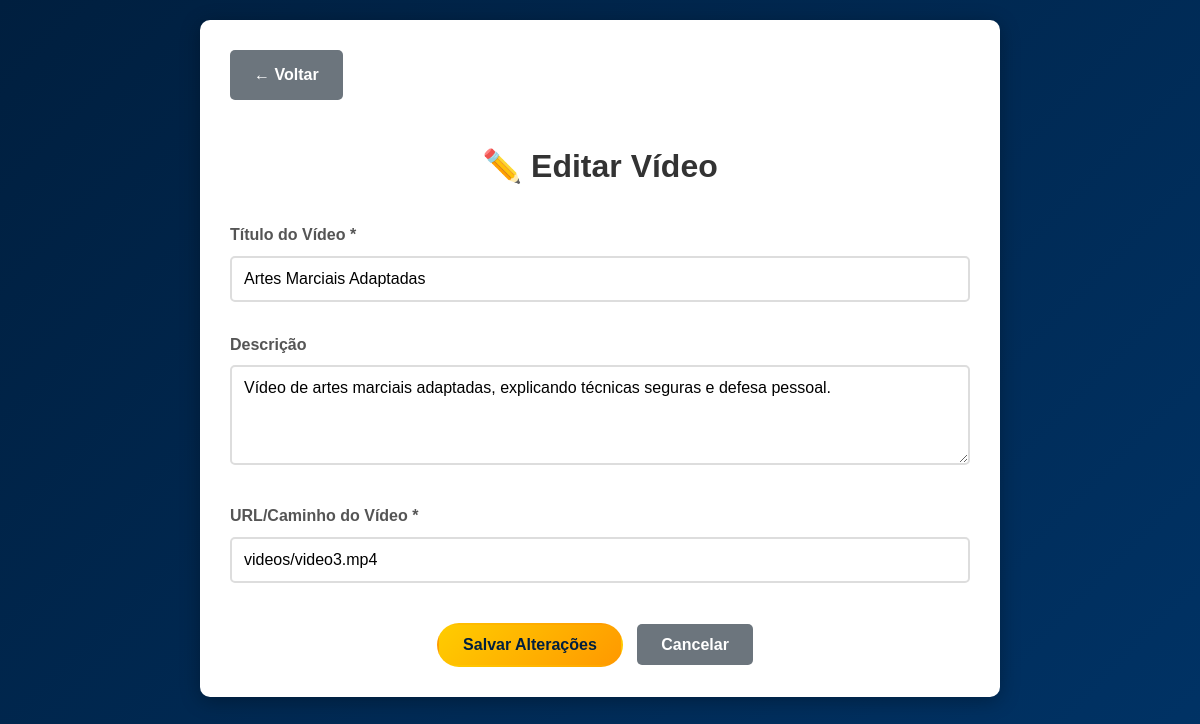
/editar_video.php?id=3 (signed in), run on the app's committed database.
### tables this page shows
CREATE TABLE IF NOT EXISTS videos (
  id INT AUTO_INCREMENT PRIMARY KEY,
  titulo VARCHAR(255) NOT NULL,
  descricao TEXT DEFAULT NULL,
  src VARCHAR(255) NOT NULL,
  created_at TIMESTAMP DEFAULT CURRENT_TIMESTAMP
);

### editar_video.php (the view, shortened to what this page needs)
<?php
$conn = getDbConnection();
$id = isset($_GET['id']) ? intval($_GET['id']) : 0;
$stmt = $conn->prepare("SELECT id, titulo, descricao, src FROM videos WHERE id = ?");
$stmt->bind_param("i", $id);
$stmt->execute();
$result = $stmt->get_result();
$video = $result->fetch_assoc();
?>
<!DOCTYPE html>
<html lang="pt-BR">
<head>
    <link rel="stylesheet" href="style.css">
</head>
<body>
    <div class="container">
        <a href="admin_videos.php" class="back-btn">← Voltar</a>
        <h1>✏️ Editar Vídeo</h1>
        <form method="POST">
            <div class="form-group">
                <label for="titulo">Título do Vídeo *</label>
                <input type="text" id="titulo" name="titulo" value="<?php echo htmlspecialchars($video['titulo']); ?>" required>
            </div>
            <div class="form-group">
                <label for="descricao">Descrição</label>
                <textarea id="descricao" name="descricao" rows="4"><?php echo htmlspecialchars($video['descricao'] ?? ''); ?></textarea>
            </div>
            <div class="form-group">
                <label for="src">URL/Caminho do Vídeo *</label>
                <input type="text" id="src" name="src" value="<?php echo htmlspecialchars($video['src']); ?>" required>
            </div>
            <div class="button-group">
                <button type="submit" class="btn btn-primary">Salvar Alterações</button>
                <a href="admin_videos.php" class="btn btn-secondary">Cancelar</a>
            </div>
        </form>
    </div>
</body>
</html>

### style.css (style rules this page uses)
* { box-sizing: border-box; }
html, body { margin: 0; padding: 0; font-family: Arial, sans-serif; }
body { line-height: 1.6; color: #fff; background-color: #001f3f; transition: all 0.3s ease; }
.btn-nav, button[type="submit"] { display: inline-flex; align-items: center; justify-content: center; padding: 10px 24px; min-height: 44px; min-width: 140px; background: linear-gradient(135deg, #ffcc00, #ff9900); color: #001f3f; text-decoration: none; font-weight: bold; border-radius: 999px; border: 2px solid transparent; cursor: pointer; transition: transform 0.2s, box-shadow 0.2s; font-size: 1rem; }
html, body { height: 100%; }
input, textarea, select { width: 100%; padding: 10px; border-radius: 5px; border: 1px solid #ccc; margin-bottom: 10px; font-size: 1rem; }

### editar_video.php (style rules this page uses)
body { font-family: 'Lexend', sans-serif; background: linear-gradient(135deg, #001f3f, #003366); min-height: 100vh; padding: 20px; }
.container { max-width: 800px; margin: 0 auto; background: white; border-radius: 10px; padding: 30px; box-shadow: 0 4px 20px rgba(0,0,0,0.3); }
h1 { color: #333; text-align: center; margin-bottom: 30px; }
.form-group { margin-bottom: 20px; }
.form-group label { display: block; margin-bottom: 8px; color: #555; font-weight: bold; }
.form-group input, .form-group textarea { width: 100%; padding: 12px; border: 2px solid #ddd; border-radius: 5px; font-size: 1rem; box-sizing: border-box; font-family: 'Lexend', sans-serif; }
.btn { padding: 12px 24px; border: none; border-radius: 5px; font-weight: bold; cursor: pointer; font-size: 1rem; transition: 0.3s; margin-right: 10px; }
.btn-primary { background: #ec1313; color: white; }
.btn-secondary { background: #6c757d; color: white; text-decoration: none; }
.button-group { text-align: center; margin-top: 30px; }
.back-btn { display: inline-block; padding: 12px 24px; background: #6c757d; color: white; text-decoration: none; border-radius: 5px; font-weight: bold; margin-bottom: 20px; }

### data on the page
videos: titulo "Artes Marciais Adaptadas", descricao "Vídeo de artes marciais adaptadas, explicando técnicas seguras e defesa pessoal.", src "videos/video3.mp4"
